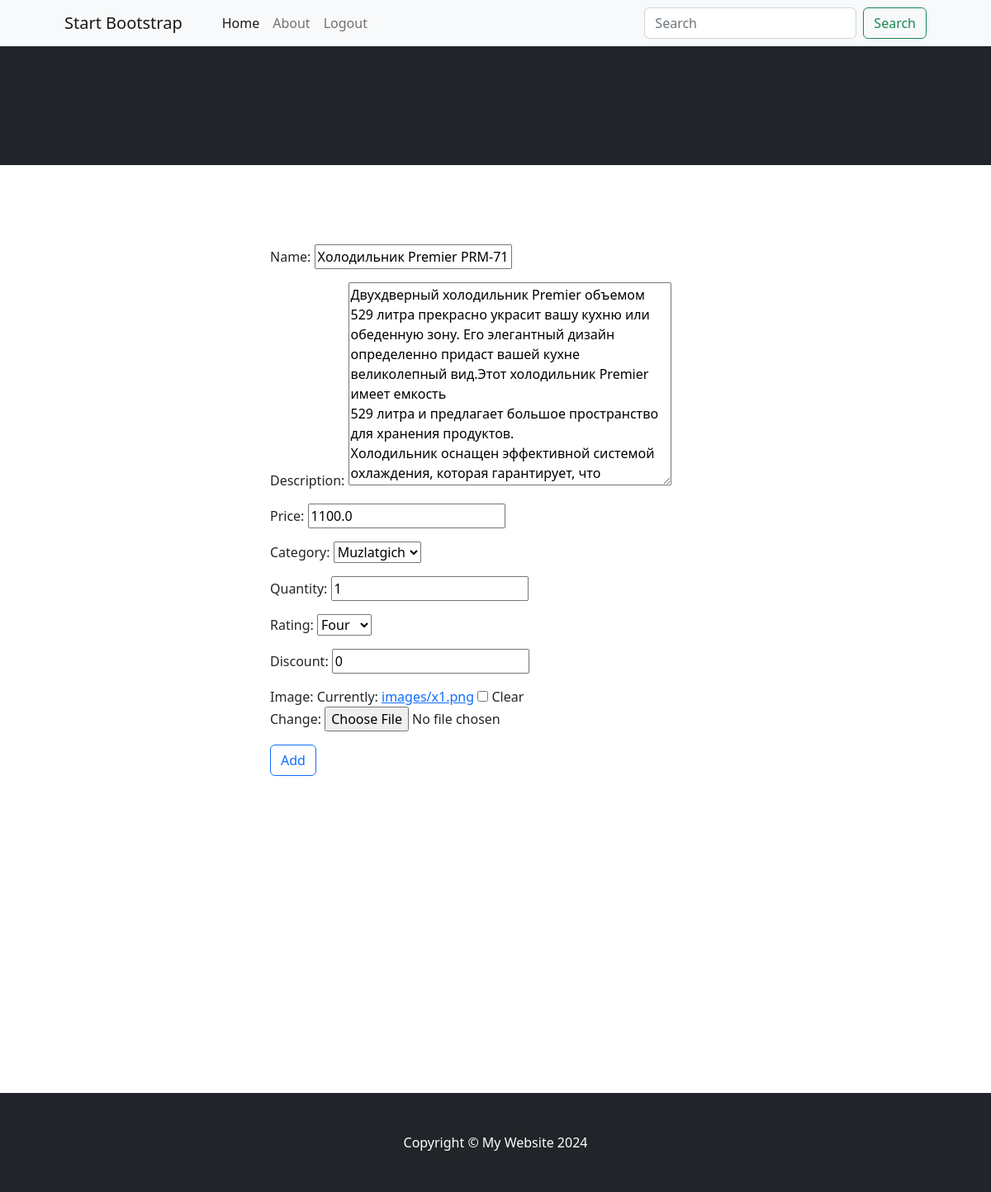
Page /update-product/5/ (signed in) on the earlier database version.
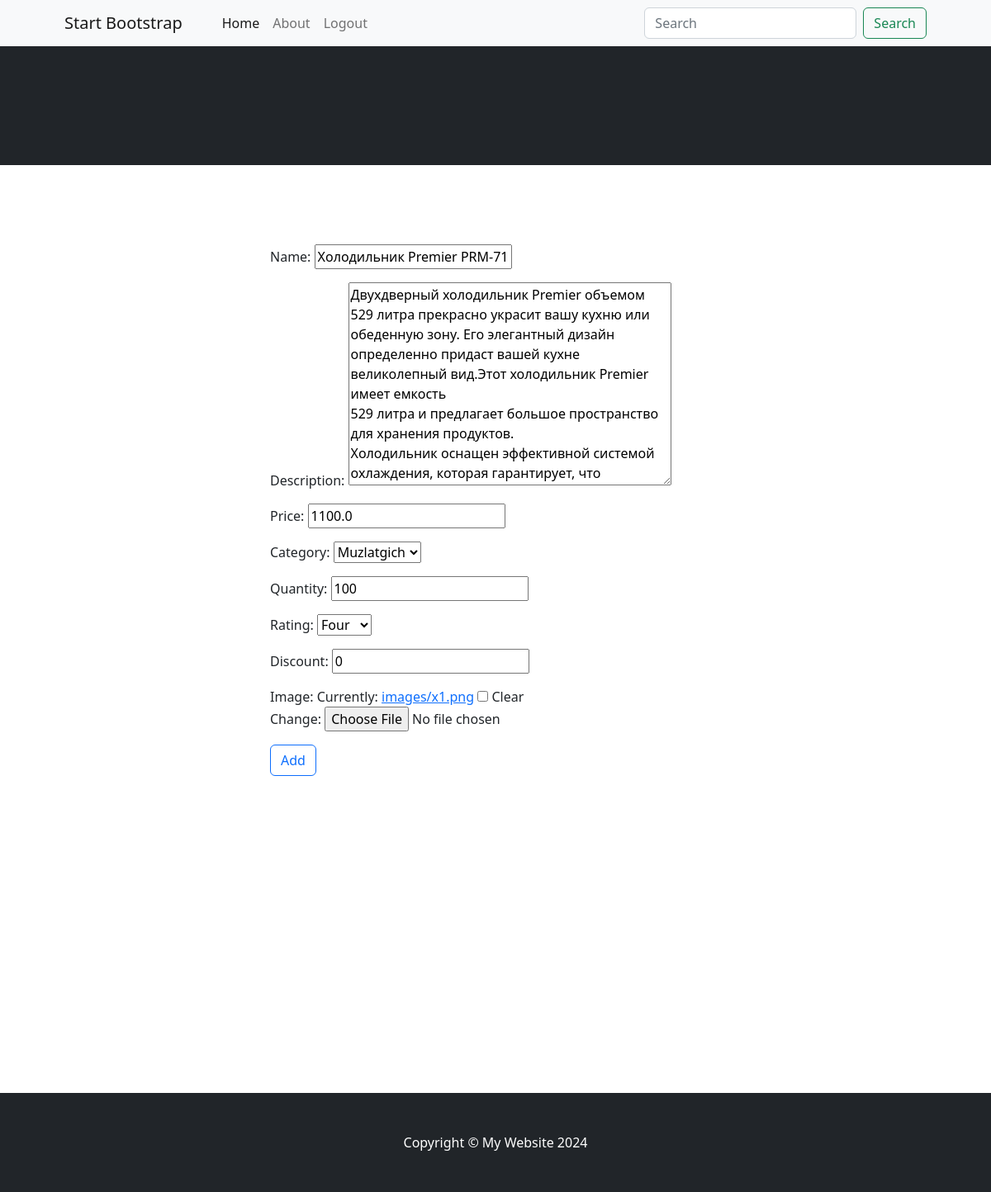
Same page on the later database version.
### products/models.py (models this page shows, shortened)
class BaseModel(models.Model):
    created_at = models.DateTimeField(auto_now_add=True)
    updated_at = models.DateTimeField(auto_now=True)
    class Meta:
        abstract = True

class Product(BaseModel):
    class RatingChoices(models.IntegerChoices):
        zero = 0
        one = 1
        two = 2
        three = 3
        four = 4
        five = 5
    name = models.CharField(max_length=100)
    description = models.TextField(null=True, blank=True)
    price = models.FloatField(null=True)
    category = models.ForeignKey(Category, on_delete=models.CASCADE, related_name='products')
    quantity = models.IntegerField(default=1, validators=[MinValueValidator(1)])
    rating = models.PositiveSmallIntegerField(choices=RatingChoices.choices, default=RatingChoices.zero.value)
    discount = models.PositiveSmallIntegerField(default=0)
    image = models.ImageField(upload_to='images', null=True, blank=True)

### products/views.py (the view, shortened to what this page needs)
# urls.py: path('update-product/<int:_id>/', views.update_product, name='edit_product'),
@login_required
def update_product(request, _id):  # update a product
    product = get_object_or_404(Product, id=_id)
    form = UpdateProductModelForm(instance=product)
    context = {
        'form': form,
    }
    return render(request, 'products/edit_product.html', context)

### products/forms.py
class UpdateProductModelForm(forms.ModelForm):
    class Meta:
        model = Product
        fields = '__all__'

### products/models.py (called while the page is built)
    def __str__(self):
        return self.title

### products/templates/products/edit_product.html (shortened to what this page needs)
{% extends 'products/base.html' %}
{% block content %}
    <header class="bg-dark py-5">
    </header>
    <div class="container">
        <div class="row">
            <div class="col-md-6 offset-md-3">
                <br><br>
                <br><br>
                <form method="Post" enctype="multipart/form-data">
                    {{ form.as_p }}
                    <button type="submit" class="btn btn-outline-primary">    Add    </button>
                    <br><br>
                    <br><br><br><br><br><br><br><br><br><br><br><br><br><br><br>
                </form>
            </div>
        </div>
    </div>
{% endblock %}

Differences in the rows shown:
changed Product "Холодильник Premier PRM-715SBSNF/CWG": quantity "1" → "100"
